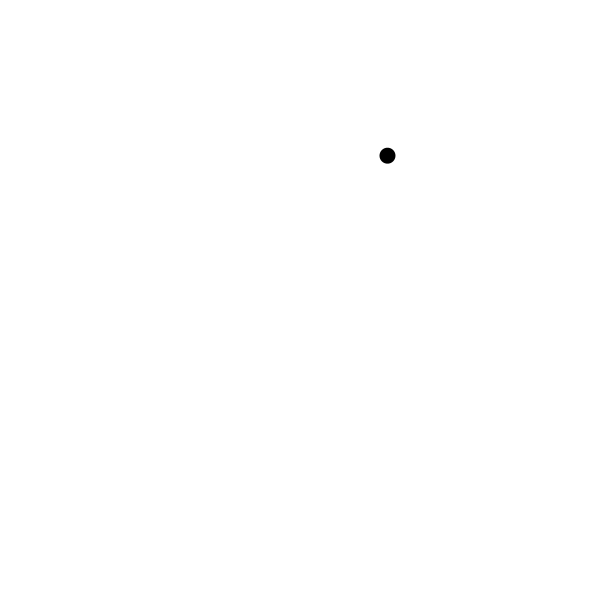
Frame 1 (no input)
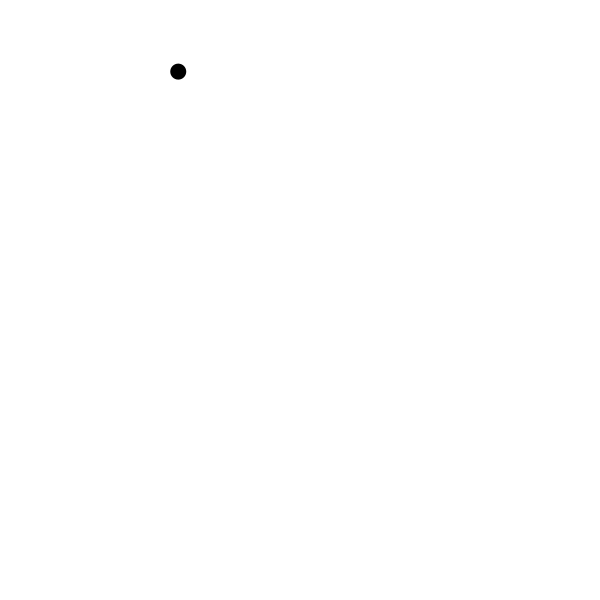
Frame 60 (the mouse pressed at the canvas centre just before this capture)
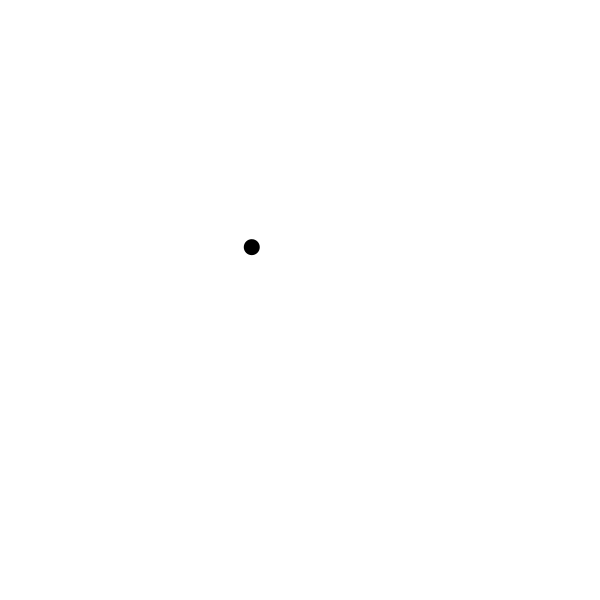
Frame 120 (the mouse held since frame 60 and released just before this capture)

The Processing sketch that drew these frames (run headless with seeded random() and noise(); from frame 60 on, the mouse is pressed at the canvas centre):

// Processing sketch: vl4_14_accelMouse
// ── vl4_14_accelMouse.pde
Mover m;

void setup() {
  size(600, 600);
  m = new Mover();
}

void draw() {
  background(255);
  m.update();
  m.checkEdges();
  m.display();
}

class Mover {
 
  PVector location;
  PVector velocity;
  PVector acceleration;
  float topspeed;
  
  Mover() {
    location = new PVector(random(width),random(height));
    velocity = new PVector(0,0);
    topspeed = 4;
  }
  
 void update() {
   PVector mouse = new PVector(mouseX,mouseY);
    
    //PVector dir = location.sub(mouse);
    //PVector dir = location.sub(mouse);
    PVector dir = PVector.sub(mouse,location);
 
    dir.normalize();
 
    dir.mult(0.5);
 
    acceleration = dir;
 
    velocity.add(acceleration);
    velocity.limit(topspeed);
    location.add(velocity);
    

  }
 
  void display() {
    noStroke();
    fill(0);
    ellipse(location.x,location.y,16,16);
  }
  

  

 void checkEdges() {
    if (location.x > width) {
      location.x = 0;
    } else if (location.x < 0) {
      location.x = width;
    }
 
    if (location.y > height) {
      location.y = 0;
    } else if (location.y < 0) {
      location.y = height;
    }
 
  }
}
